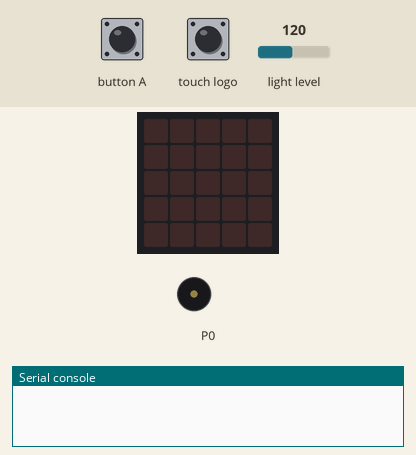
Recording of a program running on a simulated BBC micro:bit (MakeCode). Shown: the board's 5×5 LED display, buzzer (waves = sounding), the last lines printed to the serial console. The inputs (shaded band) are chosen by the test bench; at power-on: light level 120. No radio messages arrive unless stated (any console line starting 'radio sent:' is added by the test bench).

Above: at 1.2 s.
1.3 s: touch logo pressed for 0.15 s
At 2.0 s:
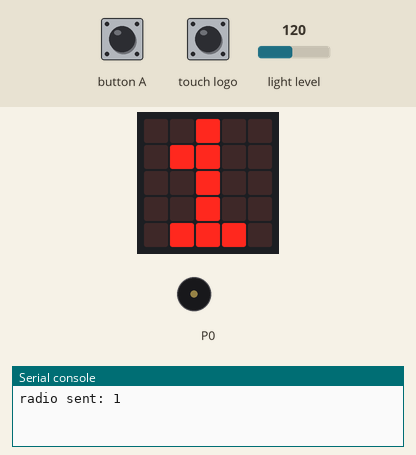
4.4 s: button A pressed for 0.15 s
At 4.75 s:
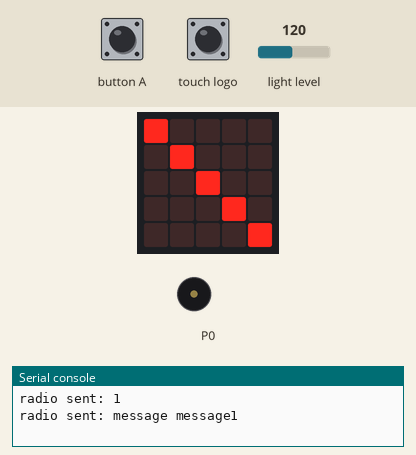
7.4 s: touch logo pressed for 0.15 s
At 7.8 s:
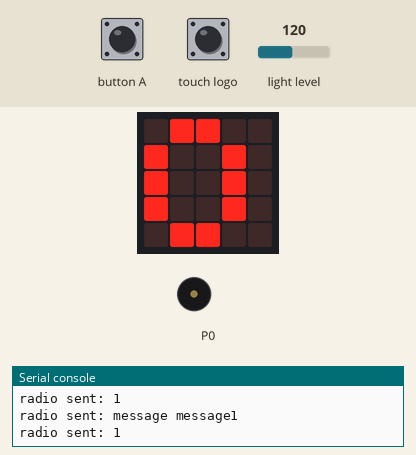
Timing chart, 0 to 10.4 s (numbered marks = the images above; inputs shaded):
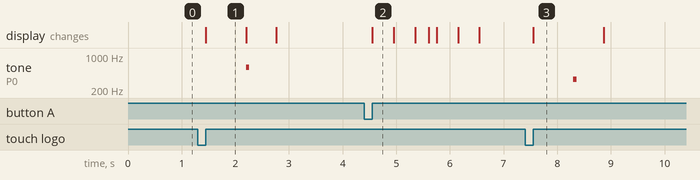

Measured:
- after the input at 1.3 s, tone on P0: silent → 587 Hz after 0.90 s, → silent 0.06 s later; the display: changes after 0.15 s (image 1)
- after the input at 4.4 s, the display: changes after 0.15 s (image 2)
- after the input at 7.4 s, tone on P0: silent → 330 Hz after 0.90 s, → silent 0.06 s later; the display: changes after 0.15 s (image 3)
- what the display in image 1 shows lasts 0.7 s, from 1.5 s to 2.2 s
- what the display in image 2 shows lasts 0.4 s, from 4.6 s to 5.0 s
- what the display in image 3 shows lasts 1.3 s, from 7.6 s to 8.9 s

The program:

main.ts
```typescript
enum RadioMessage {
    message1 = 49434
}
input.onButtonPressed(Button.A, function () {
    radio.setGroup(2)
    radio.sendMessage(RadioMessage.message1)
    basic.showLeds(`
        # . . . .
        . # . . .
        . . # . .
        . . . # .
        . . . . #
        `)
    basic.showLeds(`
        # . . . .
        . # . . .
        . . # . .
        . . . # .
        . . . . .
        `)
    basic.showLeds(`
        # . . . .
        . # . . .
        . . # . .
        . . . . .
        . . . . .
        `)
    basic.showLeds(`
        # . . . .
        . # . . .
        . . . . .
        . . . . .
        . . . . .
        `)
    basic.showLeds(`
        # . . . .
        . . . . .
        . . . . .
        . . . . .
        . . . . .
        `)
    basic.clearScreen()
})
input.onLogoEvent(TouchButtonEvent.Pressed, function () {
    if (ONoff == false) {
        ONoff = true
        basic.showNumber(1)
        music.play(music.tonePlayable(587, music.beat(BeatFraction.Eighth)), music.PlaybackMode.UntilDone)
        basic.pause(500)
        basic.clearScreen()
    } else if (ONoff == true) {
        ONoff = false
        basic.showNumber(0)
        music.play(music.tonePlayable(330, music.beat(BeatFraction.Eighth)), music.PlaybackMode.UntilDone)
        basic.pause(500)
        basic.clearScreen()
    }
})
let ONoff = false
radio.setTransmitPower(7)
ONoff = false
radio.setGroup(1)
loops.everyInterval(50, function () {
    if (ONoff == true && input.lightLevel() < 205) {
        radio.sendNumber(1)
        basic.showLeds(`
            # . # . #
            . # . # .
            # . # . #
            . # . # .
            # . # . #
            `)
        basic.pause(3000)
        basic.clearScreen()
    }
})
```

test.ts
```typescript
// tu są testy; nie będzie to kompilowane, gdy ten pakiet będzie używany jako rozszerzenie.
```
